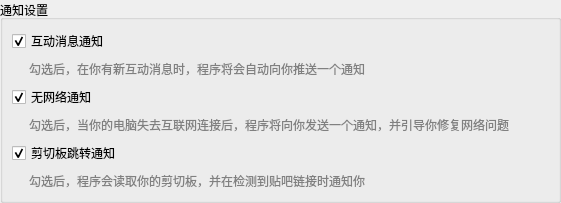
               <widget class="QGroupBox" name="groupBox_5">
                <property name="title">
                 <string>通知设置</string>
                </property>
                <property name="flat">
                 <bool>true</bool>
                </property>
                <layout class="QGridLayout" name="gridLayout_9">
                 <property name="leftMargin">
                  <number>9</number>
                 </property>
                 <property name="topMargin">
                  <number>9</number>
                 </property>
                 <property name="rightMargin">
                  <number>9</number>
                 </property>
                 <property name="bottomMargin">
                  <number>9</number>
                 </property>
                 <item row="6" column="0">
                  <layout class="QHBoxLayout" name="horizontalLayout_31" stretch="0,0">
                   <item>
                    <widget class="QCheckBox" name="checkBox_23">
                     <property name="toolTip">
                      <string/>
                     </property>
                     <property name="text">
                      <string>剪切板跳转通知</string>
                     </property>
                     <property name="checked">
                      <bool>true</bool>
                     </property>
                    </widget>
                   </item>
                   <item>
                    <spacer name="horizontalSpacer_40">
                     <property name="orientation">
                      <enum>Qt::Horizontal</enum>
                     </property>
                     <property name="sizeHint" stdset="0">
                      <size>
                       <width>40</width>
                       <height>20</height>
                      </size>
                     </property>
                    </spacer>
                   </item>
                  </layout>
                 </item>
                 <item row="3" column="0">
                  <layout class="QHBoxLayout" name="horizontalLayout_23" stretch="0,0,0">
                   <property name="topMargin">
                    <number>0</number>
                   </property>
                   <item>
                    <spacer name="horizontalSpacer_27">
                     <property name="orientation">
                      <enum>Qt::Horizontal</enum>
                     </property>
                     <property name="sizeType">
                      <enum>QSizePolicy::Fixed</enum>
                     </property>
                     <property name="sizeHint" stdset="0">
                      <size>
                       <width>17</width>
                       <height>20</height>
                      </size>
                     </property>
                    </spacer>
                   </item>
                   <item>
                    <widget class="QLabel" name="label_40">
                     <property name="font">
                      <font>
                       <pointsize>9</pointsize>
                      </font>
                     </property>
                     <property name="styleSheet">
                      <string notr="true">QLabel{color: grey;}
</string>
                     </property>
                     <property name="text">
                      <string>勾选后，在你有新互动消息时，程序将会自动向你推送一个通知</string>
                     </property>
                    </widget>
                   </item>
                   <item>
                    <spacer name="horizontalSpacer_28">
                     <property name="orientation">
                      <enum>Qt::Horizontal</enum>
                     </property>
                     <property name="sizeHint" stdset="0">
                      <size>
                       <width>40</width>
                       <height>20</height>
                      </size>
                     </property>
                    </spacer>
                   </item>
                  </layout>
                 </item>
                 <item row="5" column="0">
                  <layout class="QHBoxLayout" name="horizontalLayout_24" stretch="0,0,0">
                   <property name="topMargin">
                    <number>0</number>
                   </property>
                   <item>
                    <spacer name="horizontalSpacer_29">
                     <property name="orientation">
                      <enum>Qt::Horizontal</enum>
                     </property>
                     <property name="sizeType">
                      <enum>QSizePolicy::Fixed</enum>
                     </property>
                     <property name="sizeHint" stdset="0">
                      <size>
                       <width>17</width>
                       <height>20</height>
                      </size>
                     </property>
                    </spacer>
                   </item>
                   <item>
                    <widget class="QLabel" name="label_41">
                     <property name="font">
                      <font>
                       <pointsize>9</pointsize>
                      </font>
                     </property>
                     <property name="styleSheet">
                      <string notr="true">QLabel{color: grey;}
</string>
                     </property>
                     <property name="text">
                      <string>勾选后，当你的电脑失去互联网连接后，程序将向你发送一个通知，并引导你修复网络问题</string>
                     </property>
                    </widget>
                   </item>
                   <item>
                    <spacer name="horizontalSpacer_30">
                     <property name="orientation">
                      <enum>Qt::Horizontal</enum>
                     </property>
                     <property name="sizeHint" stdset="0">
                      <size>
                       <width>40</width>
                       <height>20</height>
                      </size>
                     </property>
                    </spacer>
                   </item>
                  </layout>
                 </item>
                 <item row="4" column="0">
                  <layout class="QHBoxLayout" name="horizontalLayout_17" stretch="0,0">
                   <item>
                    <widget class="QCheckBox" name="checkBox_17">
                     <property name="toolTip">
                      <string/>
                     </property>
                     <property name="text">
                      <string>无网络通知</string>
                     </property>
                     <property name="checked">
                      <bool>true</bool>
                     </property>
                    </widget>
                   </item>
                   <item>
                    <spacer name="horizontalSpacer_17">
                     <property name="orientation">
                      <enum>Qt::Horizontal</enum>
                     </property>
                     <property name="sizeHint" stdset="0">
                      <size>
                       <width>40</width>
                       <height>20</height>
                      </size>
                     </property>
                    </spacer>
                   </item>
                  </layout>
                 </item>
                 <item row="2" column="0">
                  <layout class="QHBoxLayout" name="horizontalLayout_8" stretch="0,0">
                   <item>
                    <widget class="QCheckBox" name="checkBox_13">
                     <property name="toolTip">
                      <string/>
                     </property>
                     <property name="text">
                      <string>互动消息通知</string>
                     </property>
                     <property name="checked">
                      <bool>true</bool>
                     </property>
                    </widget>
                   </item>
                   <item>
                    <spacer name="horizontalSpacer_10">
                     <property name="orientation">
                      <enum>Qt::Horizontal</enum>
                     </property>
                     <property name="sizeHint" stdset="0">
                      <size>
                       <width>40</width>
                       <height>20</height>
                      </size>
                     </property>
                    </spacer>
                   </item>
                  </layout>
                 </item>
                 <item row="7" column="0">
                  <layout class="QHBoxLayout" name="horizontalLayout_30" stretch="0,0,0">
                   <property name="topMargin">
                    <number>0</number>
                   </property>
                   <item>
                    <spacer name="horizontalSpacer_37">
                     <property name="orientation">
                      <enum>Qt::Horizontal</enum>
                     </property>
                     <property name="sizeType">
                      <enum>QSizePolicy::Fixed</enum>
                     </property>
                     <property name="sizeHint" stdset="0">
                      <size>
                       <width>17</width>
                       <height>20</height>
                      </size>
                     </property>
                    </spacer>
                   </item>
                   <item>
                    <widget class="QLabel" name="label_46">
                     <property name="font">
                      <font>
                       <pointsize>9</pointsize>
                      </font>
                     </property>
                     <property name="styleSheet">
                      <string notr="true">QLabel{color: grey;}
</string>
                     </property>
                     <property name="text">
                      <string>勾选后，程序会读取你的剪切板，并在检测到贴吧链接时通知你</string>
                     </property>
                    </widget>
                   </item>
                   <item>
                    <spacer name="horizontalSpacer_39">
                     <property name="orientation">
                      <enum>Qt::Horizontal</enum>
                     </property>
                     <property name="sizeHint" stdset="0">
                      <size>
                       <width>40</width>
                       <height>20</height>
                      </size>
                     </property>
                    </spacer>
                   </item>
                  </layout>
                 </item>
                </layout>
               </widget>
